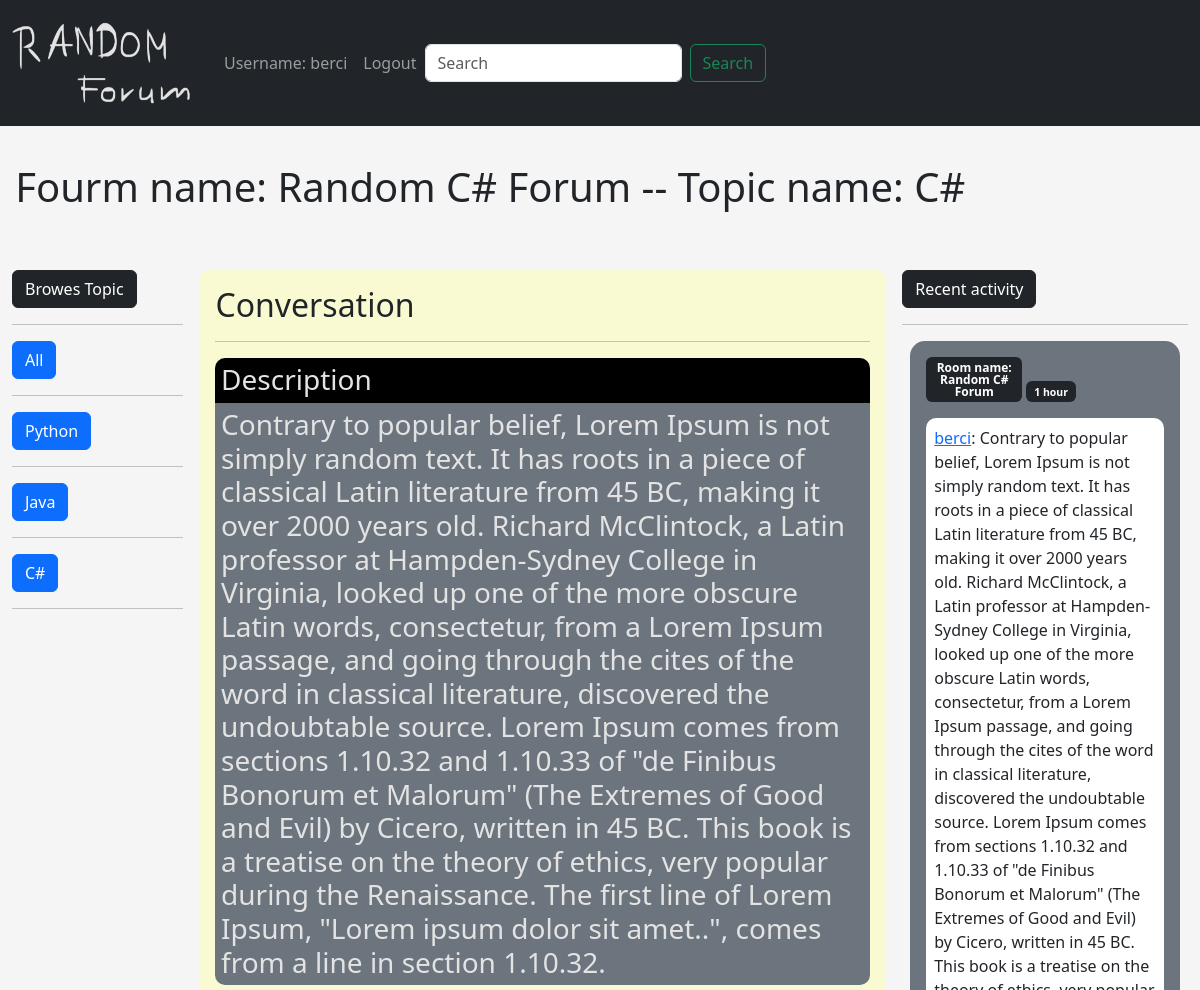
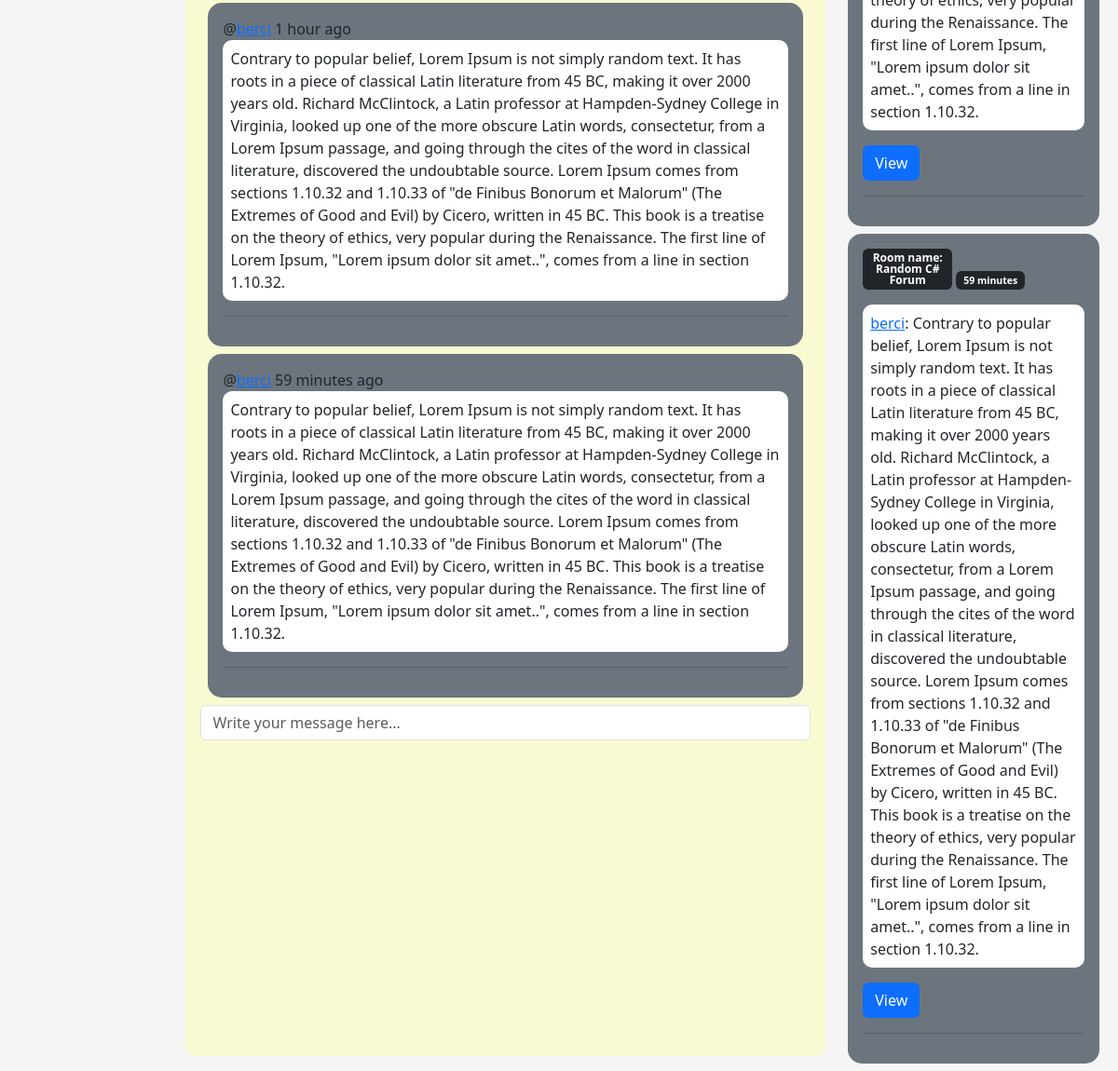
The app's page /room/15/?q=room.name (signed in) with its own data (2 pictures, top to bottom).
### base/models.py (models this page shows, shortened)
class ForumRoom(models.Model):
    creator = models.ForeignKey(User, on_delete=models.SET_NULL, null=True)
    name = models.CharField(max_length=50)
    topic = models.ForeignKey(Topic, on_delete=models.SET_NULL, null=True)
    description = models.TextField()
    participiants = models.ManyToManyField(User, related_name='participiants', blank=True)
    updated = models.DateTimeField(auto_now=True)
    created_at = models.DateTimeField(auto_now_add=True)
    class Meta:
        ordering = ['-created_at']

class Topic(models.Model):
    name = models.CharField(max_length=50)

class Message(models.Model):
    user = models.ForeignKey(User, on_delete=models.CASCADE, null=False)
    room = models.ForeignKey(ForumRoom, on_delete=models.CASCADE, null=False)
    body = models.TextField()
    updated = models.DateTimeField(auto_now=True)
    created_at = models.DateTimeField(auto_now_add=True)
    class Meta:
        ordering = ['-updated']

### base/views.py (the view)
# urls.py: path('room/<str:pk>/', views.roomPage, name='roomPage'),
@login_required(login_url='loginPage')
def roomPage(request, pk):
    room = ForumRoom.objects.get(id=pk)
    roomMessages = room.message_set.all().order_by('created_at')
    participiants = room.participiants.all()
    topics = Topic.objects.all()[:5]
    if request.method == 'POST':
        message = Message.objects.create(body=request.POST.get('body'), user=request.user, room=room)
        room.participiants.add(request.user)
        return redirect('roomPage', pk=room.id)
    context = {'room': room, 'roomMessages': roomMessages , 'participiants': participiants, 'topics':topics}
    return render(request, 'base/room_page.html', context)

### base/templates/base/room_page.html (shortened to what this page needs)
{% extends 'index.html' %}
{% block content %}
<div class="description-forum-name">
    <h1>Fourm name: {{room.name}} -- Topic name: {{room.topic.name}}</h1>
</div>
<div class="room-container">
    <div>
        {% include 'base/topic.html' %}
    </div>
    <div class="mid-contanier">
        <div class="comment-wrapper">
            <h2 >Conversation</h2>
            <hr>
            <h3 class="description-room-name">Description</h3>
            <h3 class="description-room">{{room.description}}</h3>
            {% for message in roomMessages %}
                <div class="bg-secondary element-name message-elemet">
                    @<a  href = "{% url 'profilePage' message.user.id %}">{{message.user}}</a> {{message.created_at | timesince }} ago
                    <p class="message">{{message.body}}</p>
                    <hr>
                </div>
            {% endfor %}
        </div>
        <div class="comment-form">
            <form method="POST" action="">
                <input type="text" name="body" placeholder="Write your message here..." class="text-box-width form-control me-2"/>
            </form>
        </div>
    </div>
    <div>
        {% include 'base/acitivity.html' %}
    </div>
</div>
{% endblock content %}

### templates/navbar.html (shortened to what this page needs)
{%load static %}
{% load bootstrap5 %}
{% bootstrap_css %}
<nav class="navbar fixed-top navbar-dark bg-dark navbar navbar-expand-lg ">
    <a class="navbar-brand" href="/"><img src="{% static 'images/logo.PNG'%}" width="200" height="100"> </img></a>
    <div class="collapse navbar-collapse" id="navbarSupportedContent">
        <ul class="navbar-nav mr-auto">
          <li class="nav-item active">
            {% if request.user.is_authenticated %}
                <a class="nav-link navbar-font-size" href="{% url 'profilePage' request.user.id%}">Username: {{request.user}}</a>
            {% else %}
                <a class="nav-link navbar-font-size" href="{% url 'loginPage' %}">Login</a>
            {% endif %}
          </li>
          <li class="nav-item active">
            {% if request.user.is_authenticated %}
                <a  class="nav-link navbar-font-size" href="{% url 'logoutPage' %}">Logout</a>
            {% endif %}
          </li>
        </ul>
        <form class="d-flex">
          <input class="form-control me-2" type="search" placeholder="Search" aria-label="Search" name="q">
          <button class="btn btn-outline-success" type="submit">Search</button>
        </form>
      </div>
</nav>

### base/templates/base/topic.html
    <div class="btn btn-dark">Browes Topic</div>
    <hr>
    <a href="{% url 'index' %}" class="btn btn-primary">All</a>
    <hr>
    {% for topic in topics %}
        <div >
            <a href="{% url 'index' %}?q={{topic.name}}" class="btn btn-primary">{{topic.name}}</a>
            <hr>
        </div>
    {% endfor %}

### base/templates/base/acitivity.html
    <div class="btn btn-dark">Recent activity</div>
    <hr>
    {% for message in roomMessages %}
        <div class="bg-secondary element-name">
            <strong class="a badge bg-dark text-wrap">Room name: {{ message.room.name }}</strong>
            <p class="badge bg-dark text-wrap"><small> {{message.created_at | timesince}}</small></p>
            <p class="message"><a href="{% url 'profilePage' message.user.id%}">{{message.user}}</a>: {{message.body}} </p>
            <form action="{% url 'roomPage' message.room.id %}">
                <input class="btn btn-primary" type="submit" value="View" />
            </form>
            <hr>
        </div>
    {% endfor %}

### static/styles/index.css (style rules this page uses)
body { background-color: whitesmoke !important; }
.a { width: 6rem; color: #e3e3e3; text-decoration: none; }
.room-container > div:nth-of-type(1) { width: 15%; }
.room-container > div:nth-of-type(2) { width: 60%; }
.room-container > div:nth-of-type(3) { width: 25%; }
.element-name { margin:0.5em; padding:1em; border-radius: 15px; }
.message { background-color: white; border-radius: 10px; padding: 0.5em; max-width: 55em; word-break: break-word }
.navbar-font-size { font-size: 2em; }
.room-container { display: flex; justify-content: center; align-content: stretch; }
.room-container > div { flex-grow: 2; }
.text-box-width { width: 100%; }
.description-forum-name { width: 100%; margin-bottom: 3em; padding: 0.2em; }
.description-room-name { width: 100%; padding: 0.2em; border-radius: 10px 10px 0 0; margin-bottom:0; background-color: black; color: #e3e3e3; }
.description-room { background-color: #6c757d; color: #e3e3e3; width: 100%; padding: 0.2em; border-radius: 0 0 10px 10px; }
.mid-contanier { width: 50%; margin:0 1em 1em 1em; background-color: lightgoldenrodyellow; padding: 1em; border-radius: 10px; }

### records on screen
ForumRoom: name "Random C# Forum", topic.name "C#", description "Contrary to popular belief, Lorem Ipsum is not simply random text. It has roots in a piece of classical Latin literature from 45 BC, making it over 2000 years old. Richard McClintock, a Latin professor at Hampden-Sydney College in Virginia, looked up one of the more obscure Latin words, consectetur, from a Lorem Ipsum passage, and going through the cites of the word in classical literature, discovered the undoubtable source. Lorem Ipsum comes from sections 1.10.32 and 1.10.33 of \"de Finibus Bonorum et Malorum\" (The Extremes of Good and Evil) by Cicero, written in 45 BC. This book is a treatise on the theory of ethics, very popular during the Renaissance. The first line of Lorem Ipsum,…"
Topic: name "Python"
Topic: name "Java"
Topic: name "C#"
Message: created_at "1 hour", body "Contrary to popular belief, Lorem Ipsum is not simply random text. It has roots in a piece of classical Latin literature from 45 BC, making it over 2000 years old. Richard McClintock, a Latin professor at Hampden-Sydney College in Virginia, looked up one of the more obscure Latin words, consectetur, from a Lorem Ipsum passage, and going through the cites of the word in classical literature, discovered the undoubtable source. Lorem Ipsum comes from sections 1.10.32 and 1.10.33 of \"de Finibus Bonorum et Malorum\" (The Extremes of Good and Evil) by Cicero, written in 45 BC. This book is a treatise on the theory of ethics, very popular during the Renaissance. The first line of Lorem Ipsum,…", room.name "Random C# Forum", user "berci"
Message: created_at "59 minutes", body "Contrary to popular belief, Lorem Ipsum is not simply random text. It has roots in a piece of classical Latin literature from 45 BC, making it over 2000 years old. Richard McClintock, a Latin professor at Hampden-Sydney College in Virginia, looked up one of the more obscure Latin words, consectetur, from a Lorem Ipsum passage, and going through the cites of the word in classical literature, discovered the undoubtable source. Lorem Ipsum comes from sections 1.10.32 and 1.10.33 of \"de Finibus Bonorum et Malorum\" (The Extremes of Good and Evil) by Cicero, written in 45 BC. This book is a treatise on the theory of ethics, very popular during the Renaissance. The first line of Lorem Ipsum,…", room.name "Random C# Forum", user "berci"

### other values on screen
{{ request.user }} "berci"
